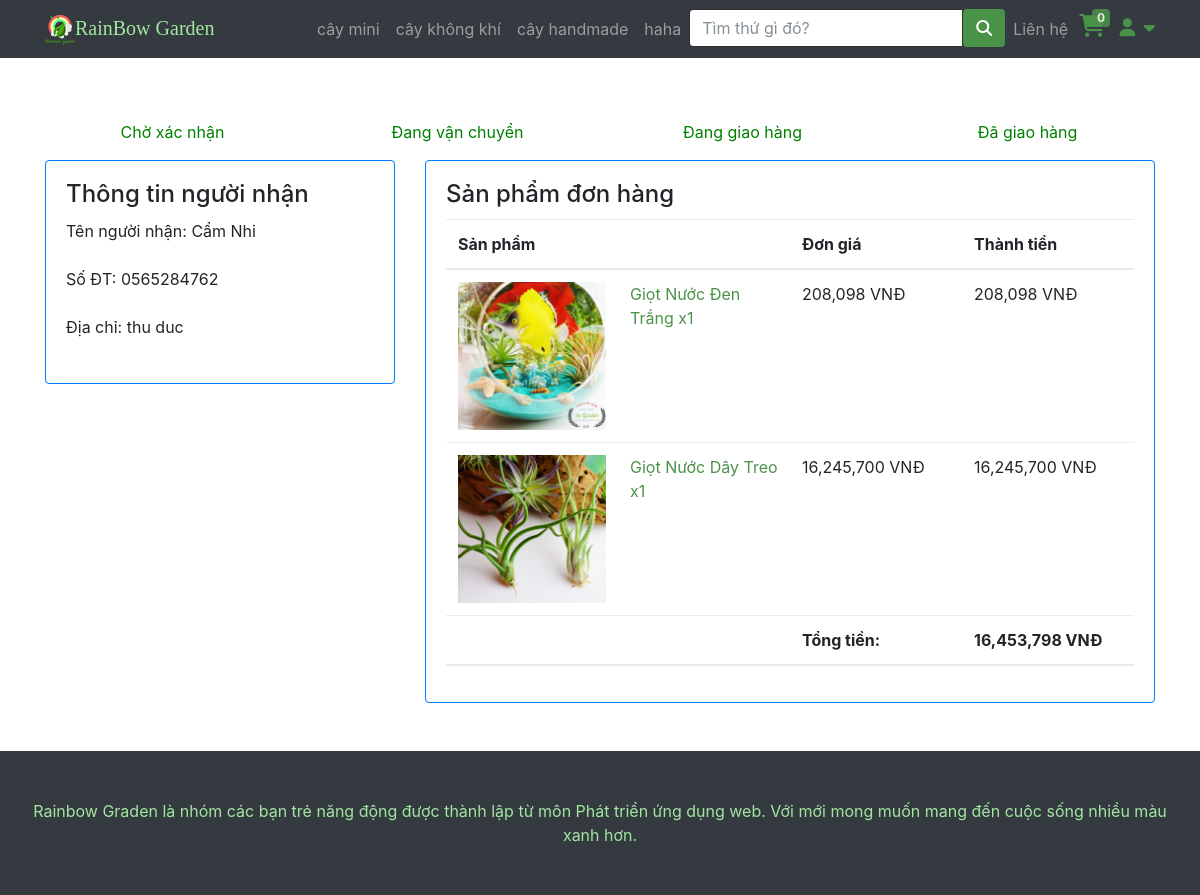
The page /hoadon.php?id=38 (signed in) on the database its author committed.
### tables this page shows
CREATE TABLE IF NOT EXISTS `category` (
  `id` int NOT NULL AUTO_INCREMENT,
  `name` varchar(200) DEFAULT NULL,
  `image` varchar(200) NOT NULL,
  PRIMARY KEY (`id`)
);

CREATE TABLE IF NOT EXISTS `sttorder` (
  `sttID` int NOT NULL AUTO_INCREMENT,
  `sttName` varchar(70) DEFAULT NULL,
  PRIMARY KEY (`sttID`)
);

CREATE TABLE IF NOT EXISTS `order` (
  `id` int NOT NULL AUTO_INCREMENT,
  `createdate` datetime DEFAULT NULL,
  `custom_id` int DEFAULT NULL,
  `fullname` varchar(200) DEFAULT NULL,
  `phone` varchar(20) NOT NULL,
  `sttOrder` int DEFAULT NULL,
  `address` varchar(255) NOT NULL,
  PRIMARY KEY (`id`),
  KEY `custom_id` (`custom_id`),
  KEY `sttOrder` (`sttOrder`)
);

CREATE TABLE IF NOT EXISTS `order_line` (
  `id_order` int NOT NULL,
  `id_product` int NOT NULL,
  `quantity` int DEFAULT NULL,
  `price` double NOT NULL,
  PRIMARY KEY (`id_order`,`id_product`),
  KEY `id_order` (`id_order`,`id_product`),
  KEY `id_product` (`id_product`),
  KEY `id_order_2` (`id_order`),
  KEY `id_product_2` (`id_product`)
);

CREATE TABLE IF NOT EXISTS `product` (
  `id` int NOT NULL AUTO_INCREMENT,
  `name` varchar(200) DEFAULT NULL,
  `saleoff` int DEFAULT NULL,
  `category` int DEFAULT NULL,
  `imagiUrl` varchar(225) DEFAULT NULL,
  `short_descripsion` text,
  `inStock` int DEFAULT '0',
  `isAvailable` tinyint(1) DEFAULT '1',
  PRIMARY KEY (`id`),
  KEY `category` (`category`)
);

### php/connectDB.php (called while the page is built, shortened)
<?php
class DataAccessHelper
{
	static $connection;
	public function connect()
	{
		self::$connection = new mysqli(DB_HOST, DB_USER, DB_PASSWORD, DB_NAME, DB_PORT);
		self::$connection->set_charset(DB_CHARSET);
	}
	public function executeQuery($sql)
	{
		return self::$connection->query($sql);
	}
}

### Cart.php (called while the page is built, shortened)
<?php
$count_cart = 0;

### php/model_oder.php (called while the page is built, shortened)
<?php
class Orders extends DataAccessHelper
{
    static function getOrder_ByID($id, $custom_id)
    {
        $sql = self::$connection->prepare("SELECT * FROM `order` WHERE id = ? AND custom_id =?");
        $sql->bind_param('ii', $id, $custom_id);
        $sql->execute();
        $result = $sql->get_result();
        $items = $result->fetch_assoc();
        return $items;
    }
}

### php/model_stt_order.php (called while the page is built, shortened)
<?php
class STTOrder extends DataAccessHelper
{
    static function getStartNormal()
    {
        $sql = self::$connection->prepare("SELECT * FROM sttorder where sttID != 5");
        $sql->execute();
        $items = $sql->get_result()->fetch_all(MYSQLI_ASSOC);
        return $items;
    }
}

### php/model_oderdetail.php (called while the page is built, shortened)
<?php
class OrderDetail extends DataAccessHelper
{
    static function getOrder_ByOrderId($orderId)
    {
        $sql = self::$connection->prepare("SELECT * FROM order_line WHERE id_order = ?");
        $sql->bind_param('i', $orderId);
        $sql->execute();
        $items = $sql->get_result()->fetch_all(MYSQLI_ASSOC);
        return $items;
    }
}

### php/model_product.php (called while the page is built, shortened)
<?php
class Product extends DataAccessHelper
{
    static function getProductById($id)
    {
        $sql = self::$connection->prepare("SELECT p.* , activePrice(p.id) as price FROM product p WHERE id = ?");
        $sql->bind_param("i", $id);
        $sql->execute();
        $result = $sql->get_result();
        $items = $result->fetch_assoc();
        return $items;
    }
}

### hoadon.php (the view, shortened to what this page needs)
<?php
include 'header.php';
?>
<?php if (isset($_GET['id'])) {
    $idOrder = $_GET['id'];
    $order = Orders::getOrder_ByID($idOrder, $id_user);
    $STTOrders = STTOrder::getStartNormal();
?>
    <div class="container py-5">
        <?php if ($order['sttOrder'] != 5) { ?>
            <div class="row justify-content-center align-items-center g-2 py-3">
                <?php foreach ($STTOrders as $stt): ?>
                    <div <?php echo $order['sttOrder'] >= $stt['sttID'] ? 'style="color: green;"' :  "" ?>class="col text-center"><?php echo $stt['sttName'] ?></div>
                <?php endforeach ?>
            </div>
        <?php } else { ?>
            <div class="text-center text-danger">Đơn hàng đã hủy</div>
        <?php } ?>
        <div class=" row justify-content-center ">
            <div class="col-4">
                <div
                    class="card border-primary">
                    <div class="card-body">
                        <h4 class="card-title">Thông tin người nhận</h4>
                        <p class="card-text">
                            <label>Tên người nhận: </label> <?php echo $order['fullname'] ?>
                        </p>
                        <p class="card-text">
                            <label>Số ĐT: </label> <?php echo $order['phone'] ?>
                        </p>
                        <p class="card-text">
                            <label>Địa chỉ: </label> <?php echo $order['address'] ?>
                        </p>
                    </div>
                </div>
            </div>
            <div class="col-8">
                <div
                    class="card border-primary">
                    <div class="card-body">
                        <h4 class="card-title">Sản phẩm đơn hàng</h4>
                        <div
                            class="table-responsive">
                            <table class="table ">
                                <thead>
                                    <tr>
                                        <th style="width: 25%;" scope="col">Sản phẩm</th>
                                        <th style="width: 25%;" scope="col"></th>
                                        <th style="width: 25%;" scope="col">Đơn giá</th>
                                        <th style="width: 25%;" scope="col">Thành tiền</th>
                                    </tr>
                                </thead>
                                <tbody>
                                    <?php $getOderDetail = OrderDetail::getOrder_ByOrderId($order['id']);
                                    $totalOrder = 0;
                                    foreach ($getOderDetail as $value) :
                                        $pro = Product::getProductById($value['id_product']);
                                        $totalDetail = $value['price'] * $value['quantity'];
                                        $totalOrder += $totalDetail; ?>
                                        <tr class="">
                                            <td> <img src="<?php echo $pro['imagiUrl'] ?>" style="width: 100%;" alt=""> </td>
                                            <td>
                                                <a href=""> <?php echo $pro['name'] ?>
                                                    <span>x<?php echo $value['quantity'] ?></span>
                                                </a>
                                            </td>
                                            <td><?php echo number_format($value['price'], 0) ?> <span>VNĐ</span></td>
                                            <td><?php echo number_format($totalDetail, 0) ?> <span>VNĐ</span></td>
                                        </tr>
                                    <?php endforeach ?>
                                </tbody>
                                <thead>
                                    <tr>
                                        <th style="width: 25%;" scope="col"></th>
                                        <th style="width: 25%;" scope="col"></th>
                                        <th style="width: 25%;" scope="col">Tổng tiền: </th>
                                        <th style="width: 25%;" scope="col"><?php echo number_format($totalOrder, 0) ?> <span>VNĐ</span></th>
                                    </tr>
                                </thead>
                            </table>
                        </div>
                    </div>
                </div>
            </div>
        </div>
    </div>
<?php } ?>
<?php
include 'footer.php';
?>

### header.php (shortened to what this page needs)
<?php
include "php/connectDB.php";
include "php/model_product.php";
include "php/model_oder.php";
include "php/model_oderdetail.php";
include 'php/model_stt_order.php';
$db = new DataAccessHelper;
$db->connect();
include('Cart.php');
?>
<!DOCTYPE html>
<html lang="en">
<head>
    <link href="vendor/bootstrap/css/bootstrap.min.css" rel="stylesheet">
    <link href="css/modern-business.css" rel="stylesheet">
    <link href="css/icon-fonts.min.css" rel="stylesheet">
    <link href="css/settings.css" rel="stylesheet">
    <link href="css/grid-and-effects.css" rel="stylesheet">
    <link href="css/custom.css" rel="stylesheet">
    <link href="css/styles.css" rel="stylesheet">
    <link rel="stylesheet" href="https://cdnjs.cloudflare.com/ajax/libs/font-awesome/6.7.1/css/all.min.css">
</head>
<body>
    <nav class="navbar fixed-top navbar-expand-lg navbar-dark bg-dark fixed-top">
        <div class="container">
            <a class="navbar-brand GreenBrand" href="index.php"><img src="img/logobn.png">RainBow Garden</a>
            <div class="collapse navbar-collapse" id="navbarResponsive">
                <ul class="navbar-nav ml-auto">
                    <?php
                    $query = $db->executeQuery("SELECT * FROM category");
                    $result = mysqli_fetch_all($query, MYSQLI_ASSOC);
                    ?>
                    <?php foreach ($result as $value) : ?>
                        <li class="nav-item">
                            <a class="nav-link" href="loaicay?category=<?php echo $value['id'] ?>"><?php echo $value['name'] ?></a>
                        </li>
                    <?php endforeach; ?>
                    <li>
                        <form class="input-with-submit header-search" method="GET">
                            <div class="input-group">
                                <input type="text" class="form-control" placeholder="Tìm thứ gì đó?" name="tukhoa">
                                <span class="input-group-button">
                                    <button class="btn btn-default" style="background-color: #4b9249" type="submit">
                                        <i class="fa fa-search"></i>
                                    </button>
                                </span>
                            </div>
                        </form>
                    </li>
                    <li class="nav-item dropdown">
                        <a class="nav-link" href="lienhe.php">
                            Liên hệ
                        </a>
                    </li>
                    <li style="width: 40px !important; height: 40px; padding-left: 3px;">
                        <span class="my-cart-icon">
                            <span class=" navRbcart">
                                <a href="myCart.php">
                                </a>
                            </span>
                            <span class="badge badge-notify my-cart-badge"><?php echo $count_cart ?></span>
                        </span>
                    </li>
                    <li class="dropdown navRbaccount">
                        <a class=" fn-bran-light" data-toggle="dropdown" href="#">
                            <i class="fa fa-user fa-fw"></i> <i class="fa fa-caret-down"></i>
                        </a>
                            <?php
                            if (isset($_SESSION['account'])) {
                                $id_user = $_SESSION['account']
                            ?>
                            <?php
                            } ?>
                    </li>
                </ul>
            </div>
        </div>
    </nav>

### css/modern-business.css (style rules this page uses)
body { padding-top: 54px; }
@media (min-width: 992px) { body { padding-top: 56px; } }

### css/grid-and-effects.css (style rules this page uses)
.container { margin-right: auto; margin-left: auto; padding-left: 15px; padding-right: 15px; }
@media (min-width: 768px) { .container, .row.ig_fullwidth { width: 750px; } }
@media (min-width: 992px) { .container, .row.ig_fullwidth { width: 970px; } }
@media (min-width: 1200px) { .container, .row.ig_fullwidth { width: 1170px; } }
.row { margin-left: -15px; margin-right: -15px; }
.collapse { display: none; }
.clearfix:after, .container:after, .container-fluid:after, .row:after { clear: both; content: " "; display: table; }

### css/custom.css (style rules this page uses)
.GreenBrand { color: #a1e6a1 !important; font-family: 'Pacifico', cursive; }
.dropdown { position: relative; display: inline-block; }
.navRbcart { font-size: 23px !important; color: white; position: relative; }
.badge-notify { background:#4b9249; opacity: 0.85; position:relative; top: -40px; left: 13px; }
.navRbaccount { padding-top: 5px; font-size: 18px; }

### css/styles.css (style rules this page uses)
.btn-primary, .btn-primary:active, .btn-primary:focus, .btn-primary:active:focus, .btn-primary:hover, .wpcf7-submit, span.wpcf7-list-item, button, .navbar-toggle, input[type='button'], input[type='reset'], input[type='submit'], .jumbotron .carousel-indicators li.active, .post-item .vertical-center span, .post-item .label-wrap .label, .testimonials .testimonial-control, .testimonials .testimonial-control:first-of-type::before, .testimonials .testimonial-control:last-of-type::before, .cta-button, .brochure-box, .project-navigation a, .pagination a.current, .pagination span.current, .sidebar .widget.widget_nav_menu .menu li:hover, .sidebar .widget.widget_nav_menu .menu li.current-menu-item a, .sidebar .widget.widget_nav_menu .menu li a:hover, .panel-group .panel .panel-heading .accordion-toggle[aria-expanded="true"] { background-color: #a2c046; color: #ffffff; }
.fa { display: inline-block; font: normal normal normal 14px/1 FontAwesome; font-size: inherit; text-rendering: auto; -webkit-font-smoothing: antialiased; -moz-osx-font-smoothing: grayscale; }

### header.php (style rules this page uses)
a { color: #4b9249; }

### rows shown on the page
category: name "cây mini"
category: name "cây không khí"
category: name "cây handmade"
category: name "haha"
sttorder: sttName "Chờ xác nhận"
sttorder: sttName "Đang vận chuyển"
sttorder: sttName "Đang giao hàng"
sttorder: sttName "Đã giao hàng"
order: fullname "Cẩm Nhi", phone "0565284762", address "thu duc"
order_line: id_product.imagiUrl (picture), id_product.name "Giọt Nước Đen Trắng", quantity "1", price "208,098", totalDetail "208,098"
order_line: id_product.imagiUrl (picture), id_product.name "Giọt Nước Dây Treo", quantity "1", price "16,245,700", totalDetail "16,245,700"

### other values the page prints
$count_cart "0"
$totalOrder "16,453,798"
